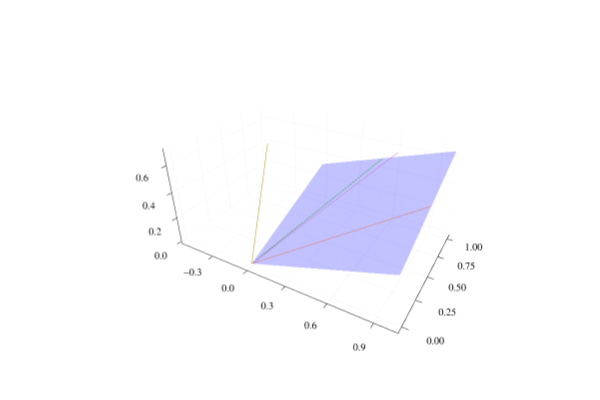

Write notebook code for a chart like this one.
### Markdown cell above
Lastly, let's do the rotation of `p` according to the angle $\phi/2$ between the vectors `a` and  `b`.

### Code cell
rotp = (b/a) * p * inv(b/a)

surface(x,y,z, cmap=:blue, alpha=0.5, legend=false,aspect_ratio=1)
quiver!([0],[0],[0],quiver=([a.e1],[a.e2],[a.e3]))
quiver!([0],[0],[0],quiver=([b.e1],[b.e2],[b.e3]))
quiver!([0],[0],[0],quiver=([p.e1],[p.e2],[p.e3]))
quiver!([0],[0],[0],quiver=([rotp.e1],[rotp.e2],[rotp.e3]))

### Figure 1 — Plotly figure (JSON) as saved in the notebook; plotly's stock layout.template omitted (floating-point values rounded to 4 significant figures)
{"data": [{"cmax": 0.6667, "cmin": 0, "colorbar": {"len": 0.9525, "title": {"text": ""}, "x": 0.9934, "y": 0.5139}, "colorscale": [[0, "rgba(0, 0, 255, 0.500)"], [1, "rgba(0, 0, 255, 0.500)"]], "name": "y1", "opacity": 0.5, "scene": "scene", "showlegend": false, "showscale": false, "type": "surface", "x": [0, 1], "xaxis": "x", "y": [0, 1], "yaxis": "y", "z": [[0, 0.3333], [0.3333, 0.6667]], "zaxis": "z", "zmax": 0.6667, "zmin": 0}, {"colorbar": {"len": 0.9525, "title": {"text": ""}, "x": 0.9934, "y": 0.5139}, "legendgroup": "", "line": {"color": "rgba(227, 111, 71, 1.000)", "dash": "solid", "shape": "linear", "width": 1}, "mode": "lines", "name": "", "scene": "scene", "showlegend": false, "type": "scatter3d", "x": [0, 1], "xaxis": "x", "y": [0, 0.5], "yaxis": "y", "z": [0, 0.5], "zaxis": "z", "zmax": 0.6667, "zmin": 0}, {"colorbar": {"len": 0.9525, "title": {"text": ""}, "x": 0.9934, "y": 0.5139}, "legendgroup": "", "line": {"color": "rgba(62, 164, 78, 1.000)", "dash": "solid", "shape": "linear", "width": 1}, "mode": "lines", "name": "", "scene": "scene", "showlegend": false, "type": "scatter3d", "x": [0, 0.5], "xaxis": "x", "y": [0, 1], "yaxis": "y", "z": [0, 0.5], "zaxis": "z", "zmax": 0.6667, "zmin": 0}, {"colorbar": {"len": 0.9525, "title": {"text": ""}, "x": 0.9934, "y": 0.5139}, "legendgroup": "", "line": {"color": "rgba(195, 113, 210, 1.000)", "dash": "solid", "shape": "linear", "width": 1}, "mode": "lines", "name": "", "scene": "scene", "showlegend": false, "type": "scatter3d", "x": [0, 0.7], "xaxis": "x", "y": [0, 0.7], "yaxis": "y", "z": [0, 0.7], "zaxis": "z", "zmax": 0.6667, "zmin": 0}, {"colorbar": {"len": 0.9525, "title": {"text": ""}, "x": 0.9934, "y": 0.5139}, "legendgroup": "", "line": {"color": "rgba(172, 142, 24, 1.000)", "dash": "solid", "shape": "linear", "width": 1}, "mode": "lines", "name": "", "scene": "scene", "showlegend": false, "type": "scatter3d", "x": [0, -0.5444], "xaxis": "x", "y": [0, 1.011], "yaxis": "y", "z": [0, 0.3889], "zaxis": "z", "zmax": 0.6667, "zmin": 0}], "layout": {"annotations": [], "height": 400, "margin": {"b": 20, "l": 0, "r": 0, "t": 20}, "paper_bgcolor": "rgba(255, 255, 255, 1.000)", "plot_bgcolor": "rgba(255, 255, 255, 1.000)", "scene": {"aspectmode": "auto", "aspectratio": {"x": 1.499, "y": 0.9815, "z": 0.6795}, "camera": {"eye": {"x": 1.126, "y": -1.95, "z": 1.3}, "projection": "orthographic"}, "domain": {"x": [0.06582, 0.9934], "y": [0.03762, 0.9902]}, "xaxis": {"gridcolor": "rgba(0, 0, 0, 0.1)", "gridwidth": 0.5, "linecolor": "rgba(0, 0, 0, 1)", "mirror": false, "range": [-0.5908, 1.046], "showgrid": true, "showline": true, "showticklabels": true, "tickangle": 0, "tickcolor": "rgb(0, 0, 0)", "tickfont": {"color": "rgba(0, 0, 0, 1)", "family": "sans-serif", "size": 11}, "tickmode": "array", "ticks": "inside", "ticktext": ["−0.3", "0.0", "0.3", "0.6", "0.9"], "tickvals": [-0.3, 0, 0.3, 0.6, 0.9], "title": {"font": {"color": "rgba(0, 0, 0, 1)", "family": "sans-serif", "size": 15}, "text": ""}, "type": "linear", "visible": true, "zeroline": false, "zerolinecolor": "rgba(0, 0, 0, 1)"}, "yaxis": {"gridcolor": "rgba(0, 0, 0, 0.1)", "gridwidth": 0.5, "linecolor": "rgba(0, 0, 0, 1)", "mirror": false, "range": [-0.05481, 1.066], "showgrid": true, "showline": true, "showticklabels": true, "tickangle": 0, "tickcolor": "rgb(0, 0, 0)", "tickfont": {"color": "rgba(0, 0, 0, 1)", "family": "sans-serif", "size": 11}, "tickmode": "array", "ticks": "inside", "ticktext": ["0.00", "0.25", "0.50", "0.75", "1.00"], "tickvals": [0, 0.25, 0.5, 0.75, 1], "title": {"font": {"color": "rgba(0, 0, 0, 1)", "family": "sans-serif", "size": 15}, "text": ""}, "type": "linear", "visible": true, "zeroline": false, "zerolinecolor": "rgba(0, 0, 0, 1)"}, "zaxis": {"gridcolor": "rgba(0, 0, 0, 0.1)", "gridwidth": 0.5, "linecolor": "rgba(0, 0, 0, 1)", "mirror": false, "range": [-0.021, 0.721], "showgrid": true, "showline": true, "showticklabels": true, "tickangle": 0, "tickcolor": "rgb(0, 0, 0)", "tickfont": {"color": "rgba(0, 0, 0, 1)", "family": "sans-serif", "size": 11}, "tickmode": "array", "ticks": "inside", "ticktext": ["0.0", "0.2", "0.4", "0.6"], "tickvals": [0, 0.2, 0.4, 0.6], "title": {"font": {"color": "rgba(0, 0, 0, 1)", "family": "sans-serif", "size": 15}, "text": ""}, "type": "linear", "visible": true, "zeroline": false, "zerolinecolor": "rgba(0, 0, 0, 1)"}}, "showlegend": false, "width": 600}}
